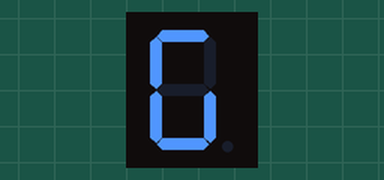
The sketch below on a simulated Arduino Uno, built with avr-gcc and run on an emulated ATmega328P. On the bench: 1-digit seven-segment display. Wiring (inferred from the names in the program): 1-digit 7-segment display, segments lit when HIGH: segments pin 12, pin 11, pin 10, pin 9, pin 6, pin 7, pin 8. The segment pins are drawn as the display they are named for.

Above: at 0.1 s.
At 2.1 s:
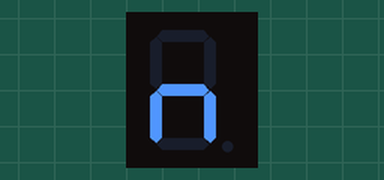
At 3.1 s:
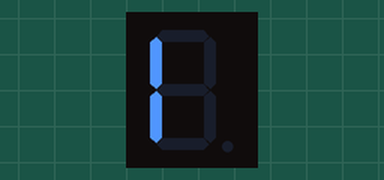
At 4.1 s:
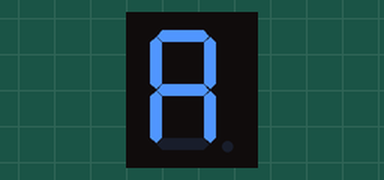

Measured:
- by itself, everything shown: repeats every 5.0 s, in 5 steps
- what the display in image 1 shows lasts 1.0 s, from 2.0 s to 3.0 s

The sketch:

Nom_display.ino
```cpp
 /****************************************************************
**                                                             **
**                           TÍTOL:                            **
**                      NOM DISPLAY                            **
**                                                             **
**  NOM:Damià Oms            DATA: 31/1/2020                   **
****************************************************************/
//*********************** INCLUDE *******************************
 int G = 12;
 int F = 11;
 int E = 10;
 int D = 9;
 int A = 8;
 int B = 7;
 int C = 6;

void setup()
{
  pinMode(12, OUTPUT);
  pinMode(11, OUTPUT);
  pinMode(10, OUTPUT);
  pinMode(9, OUTPUT);
  pinMode(8, OUTPUT);
  pinMode(7, OUTPUT);
  pinMode(6, OUTPUT);
}
//********** Loop ****************************************************************
void loop()
{
  //D
  digitalWrite(A, LOW);
  digitalWrite(B, HIGH);
  digitalWrite(C, HIGH);
  digitalWrite(D, HIGH);
  digitalWrite(E, HIGH);
  digitalWrite(F, LOW);
  digitalWrite(G, HIGH);
  delay(1000);
  //A
  digitalWrite(A, HIGH);
  digitalWrite(B, HIGH);
  digitalWrite(C, HIGH);
  digitalWrite(D, LOW);
  digitalWrite(E, HIGH);
  digitalWrite(F, HIGH);
  digitalWrite(G, HIGH);
  delay(1000);
  //M
  digitalWrite(A, HIGH);
  digitalWrite(B, LOW);
  digitalWrite(C, HIGH);
  digitalWrite(D, LOW);
  digitalWrite(E, HIGH);
  digitalWrite(F, LOW);
  digitalWrite(G, LOW);
  delay(1000);
  //I
  digitalWrite(A, LOW);
  digitalWrite(B, HIGH);
  digitalWrite(C, HIGH);
  digitalWrite(D, LOW);
  digitalWrite(E, LOW);
  digitalWrite(F, LOW);
  digitalWrite(G, LOW);
  delay(1000);
  //A
  digitalWrite(A, HIGH);
  digitalWrite(B, HIGH);
  digitalWrite(C, HIGH);
  digitalWrite(D, LOW);
  digitalWrite(E, HIGH);
  digitalWrite(F, HIGH);
  digitalWrite(G, HIGH);
  delay(1000);
}
```
